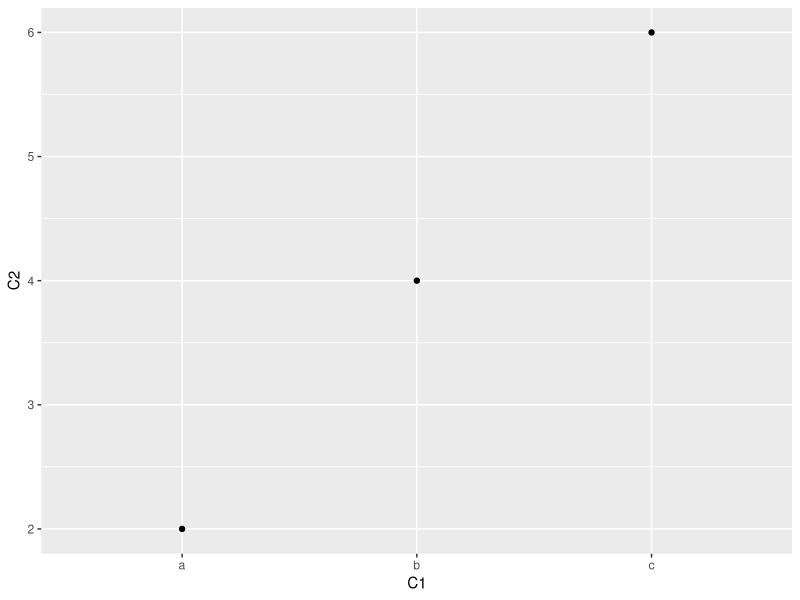
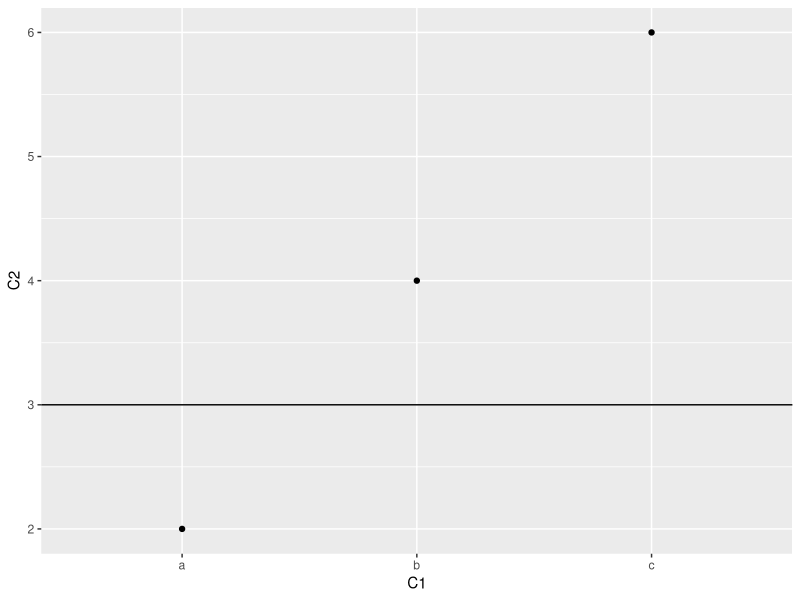

These charts were generated, in order, by the following R code:
library(tidyverse)

# what a beautiful day!:w

df <- tibble(C1 = c('a','b','c'),C2 =c(2,4,6))

df %>% ggplot(aes(C1,C2)) + geom_point()

# nice plot!
df %>% ggplot(aes(C1,C2)) + geom_point() + geom_hline(yintercept = 3) 
